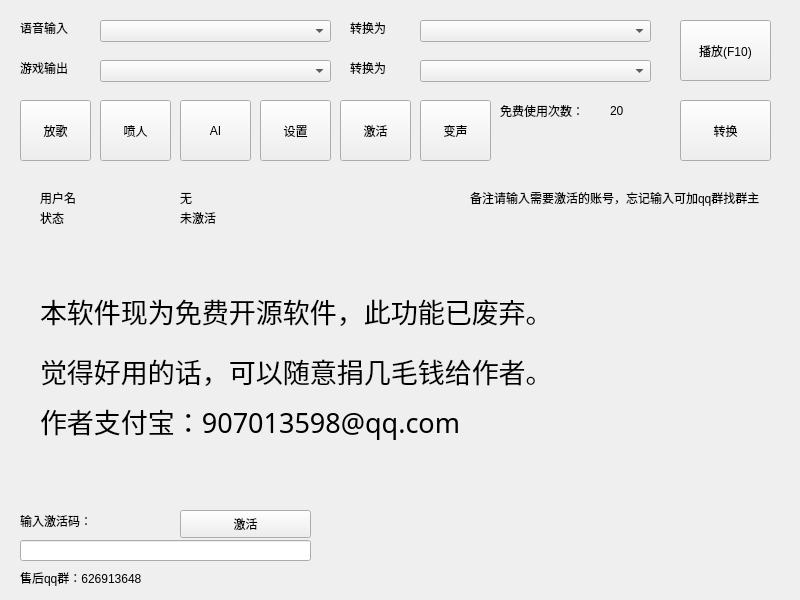
<?xml version="1.0" encoding="UTF-8"?>
<ui version="4.0">
 <class>MainWindow</class>
 <widget class="QMainWindow" name="MainWindow">
  <property name="geometry">
   <rect>
    <x>0</x>
    <y>0</y>
    <width>800</width>
    <height>600</height>
   </rect>
  </property>
  <property name="minimumSize">
   <size>
    <width>800</width>
    <height>600</height>
   </size>
  </property>
  <property name="maximumSize">
   <size>
    <width>800</width>
    <height>600</height>
   </size>
  </property>
  <property name="windowTitle">
   <string>MainWindow</string>
  </property>
  <widget class="QWidget" name="centralWidget">
   <widget class="QLabel" name="label">
    <property name="geometry">
     <rect>
      <x>20</x>
      <y>20</y>
      <width>72</width>
      <height>15</height>
     </rect>
    </property>
    <property name="text">
     <string>语音输入</string>
    </property>
   </widget>
   <widget class="QLabel" name="label_2">
    <property name="geometry">
     <rect>
      <x>350</x>
      <y>20</y>
      <width>61</width>
      <height>16</height>
     </rect>
    </property>
    <property name="text">
     <string>转换为</string>
    </property>
   </widget>
   <widget class="QLabel" name="label_3">
    <property name="geometry">
     <rect>
      <x>20</x>
      <y>60</y>
      <width>72</width>
      <height>15</height>
     </rect>
    </property>
    <property name="text">
     <string>游戏输出</string>
    </property>
   </widget>
   <widget class="QLabel" name="label_4">
    <property name="geometry">
     <rect>
      <x>350</x>
      <y>60</y>
      <width>81</width>
      <height>16</height>
     </rect>
    </property>
    <property name="text">
     <string>转换为</string>
    </property>
   </widget>
   <widget class="QComboBox" name="comboBox1">
    <property name="geometry">
     <rect>
      <x>100</x>
      <y>20</y>
      <width>231</width>
      <height>22</height>
     </rect>
    </property>
   </widget>
   <widget class="QComboBox" name="comboBox2">
    <property name="geometry">
     <rect>
      <x>420</x>
      <y>20</y>
      <width>231</width>
      <height>22</height>
     </rect>
    </property>
   </widget>
   <widget class="QComboBox" name="comboBox3">
    <property name="geometry">
     <rect>
      <x>100</x>
      <y>60</y>
      <width>231</width>
      <height>22</height>
     </rect>
    </property>
   </widget>
   <widget class="QComboBox" name="comboBox4">
    <property name="geometry">
     <rect>
      <x>420</x>
      <y>60</y>
      <width>231</width>
      <height>22</height>
     </rect>
    </property>
   </widget>
   <widget class="QPushButton" name="btn_play">
    <property name="geometry">
     <rect>
      <x>680</x>
      <y>20</y>
      <width>91</width>
      <height>61</height>
     </rect>
    </property>
    <property name="text">
     <string>播放(F10)</string>
    </property>
   </widget>
   <widget class="QLabel" name="label_left">
    <property name="geometry">
     <rect>
      <x>500</x>
      <y>100</y>
      <width>101</width>
      <height>21</height>
     </rect>
    </property>
    <property name="text">
     <string>免费使用次数：</string>
    </property>
   </widget>
   <widget class="QPushButton" name="btn_play2">
    <property name="geometry">
     <rect>
      <x>680</x>
      <y>100</y>
      <width>91</width>
      <height>61</height>
     </rect>
    </property>
    <property name="text">
     <string>转换</string>
    </property>
   </widget>
   <widget class="QLabel" name="label_left_times">
    <property name="geometry">
     <rect>
      <x>610</x>
      <y>100</y>
      <width>41</width>
      <height>21</height>
     </rect>
    </property>
    <property name="text">
     <string>20</string>
    </property>
   </widget>
   <widget class="QStackedWidget" name="stackedWidget">
    <property name="geometry">
     <rect>
      <x>10</x>
      <y>170</y>
      <width>781</width>
      <height>421</height>
     </rect>
    </property>
    <property name="currentIndex">
     <number>4</number>
    </property>
    <widget class="QWidget" name="page1">
     <widget class="QPushButton" name="btn_chooseMusic2">
      <property name="geometry">
       <rect>
        <x>670</x>
        <y>40</y>
        <width>91</width>
        <height>28</height>
       </rect>
      </property>
      <property name="text">
       <string>选择音乐</string>
      </property>
     </widget>
     <widget class="QLabel" name="label_7">
      <property name="geometry">
       <rect>
        <x>10</x>
        <y>40</y>
        <width>131</width>
        <height>16</height>
       </rect>
      </property>
      <property name="text">
       <string>当前背景音乐：</string>
      </property>
     </widget>
     <widget class="QLabel" name="labelMusicPath2">
      <property name="geometry">
       <rect>
        <x>120</x>
        <y>40</y>
        <width>491</width>
        <height>16</height>
       </rect>
      </property>
      <property name="text">
       <string>C:/documents/test.mp3</string>
      </property>
     </widget>
     <widget class="QLabel" name="label_16">
      <property name="geometry">
       <rect>
        <x>10</x>
        <y>80</y>
        <width>101</width>
        <height>16</height>
       </rect>
      </property>
      <property name="text">
       <string>音量（0-1）</string>
      </property>
     </widget>
     <widget class="QLineEdit" name="le_music_volumn">
      <property name="geometry">
       <rect>
        <x>120</x>
        <y>80</y>
        <width>113</width>
        <height>20</height>
       </rect>
      </property>
     </widget>
     <widget class="QPushButton" name="btn_setMusic">
      <property name="geometry">
       <rect>
        <x>670</x>
        <y>370</y>
        <width>91</width>
        <height>28</height>
       </rect>
      </property>
      <property name="text">
       <string>设置音乐</string>
      </property>
     </widget>
     <widget class="QLabel" name="labelMusicVolum">
      <property name="geometry">
       <rect>
        <x>250</x>
        <y>80</y>
        <width>101</width>
        <height>16</height>
       </rect>
      </property>
      <property name="text">
       <string>当前：1</string>
      </property>
     </widget>
    </widget>
    <widget class="QWidget" name="page2">
     <widget class="QLabel" name="label_5">
      <property name="geometry">
       <rect>
        <x>10</x>
        <y>20</y>
        <width>72</width>
        <height>15</height>
       </rect>
      </property>
      <property name="text">
       <string>发泄对象</string>
      </property>
     </widget>
     <widget class="QLineEdit" name="le_target">
      <property name="geometry">
       <rect>
        <x>80</x>
        <y>20</y>
        <width>113</width>
        <height>21</height>
       </rect>
      </property>
     </widget>
     <widget class="QLabel" name="label_8">
      <property name="geometry">
       <rect>
        <x>210</x>
        <y>20</y>
        <width>72</width>
        <height>15</height>
       </rect>
      </property>
      <property name="text">
       <string>声音来源</string>
      </property>
     </widget>
     <widget class="QComboBox" name="cb_voice">
      <property name="geometry">
       <rect>
        <x>280</x>
        <y>20</y>
        <width>111</width>
        <height>22</height>
       </rect>
      </property>
     </widget>
     <widget class="QPushButton" name="btn_template1">
      <property name="geometry">
       <rect>
        <x>10</x>
        <y>50</y>
        <width>93</width>
        <height>28</height>
       </rect>
      </property>
      <property name="text">
       <string>模板一</string>
      </property>
     </widget>
     <widget class="QPushButton" name="btn_template2">
      <property name="geometry">
       <rect>
        <x>110</x>
        <y>50</y>
        <width>93</width>
        <height>28</height>
       </rect>
      </property>
      <property name="text">
       <string>模板二</string>
      </property>
     </widget>
     <widget class="QPushButton" name="btn_template3">
      <property name="geometry">
       <rect>
        <x>210</x>
        <y>50</y>
        <width>93</width>
        <height>28</height>
       </rect>
      </property>
      <property name="text">
       <string>模板三</string>
      </property>
     </widget>
     <widget class="QPushButton" name="btn_template4">
      <property name="geometry">
       <rect>
        <x>310</x>
        <y>50</y>
        <width>93</width>
        <height>28</height>
       </rect>
      </property>
      <property name="text">
       <string>模板四</string>
      </property>
     </widget>
     <widget class="QPushButton" name="btn_template5">
      <property name="geometry">
       <rect>
        <x>410</x>
        <y>50</y>
        <width>93</width>
        <height>28</height>
       </rect>
      </property>
      <property name="text">
       <string>模板五</string>
      </property>
     </widget>
     <widget class="QPushButton" name="btn_template6">
      <property name="geometry">
       <rect>
        <x>510</x>
        <y>50</y>
        <width>93</width>
        <height>28</height>
       </rect>
      </property>
      <property name="text">
       <string>模板六</string>
      </property>
     </widget>
     <widget class="QPushButton" name="btn_setTemplate">
      <property name="geometry">
       <rect>
        <x>660</x>
        <y>50</y>
        <width>93</width>
        <height>28</height>
       </rect>
      </property>
      <property name="text">
       <string>设置模板</string>
      </property>
     </widget>
     <widget class="QTextEdit" name="te_content">
      <property name="geometry">
       <rect>
        <x>10</x>
        <y>90</y>
        <width>751</width>
        <height>201</height>
       </rect>
      </property>
     </widget>
     <widget class="QLabel" name="label_6">
      <property name="geometry">
       <rect>
        <x>10</x>
        <y>300</y>
        <width>131</width>
        <height>16</height>
       </rect>
      </property>
      <property name="text">
       <string>当前背景音乐：</string>
      </property>
     </widget>
     <widget class="QLabel" name="labelMusicPath">
      <property name="geometry">
       <rect>
        <x>120</x>
        <y>300</y>
        <width>491</width>
        <height>16</height>
       </rect>
      </property>
      <property name="text">
       <string>C:/documents/test.mp3</string>
      </property>
     </widget>
     <widget class="QCheckBox" name="cb_circulate">
      <property name="geometry">
       <rect>
        <x>10</x>
        <y>340</y>
        <width>91</width>
        <height>19</height>
       </rect>
      </property>
      <property name="text">
       <string>循环播放</string>
      </property>
     </widget>
     <widget class="QCheckBox" name="cb_background">
      <property name="geometry">
       <rect>
        <x>120</x>
        <y>340</y>
        <width>91</width>
        <height>19</height>
       </rect>
      </property>
      <property name="text">
       <string>背景音乐</string>
      </property>
     </widget>
     <widget class="QPushButton" name="btn_saveRecord">
      <property name="geometry">
       <rect>
        <x>10</x>
        <y>380</y>
        <width>131</width>
        <height>28</height>
       </rect>
      </property>
      <property name="text">
       <string>储存录音</string>
      </property>
     </widget>
     <widget class="QPushButton" name="btn_chooseMusic">
      <property name="geometry">
       <rect>
        <x>150</x>
        <y>380</y>
        <width>131</width>
        <height>28</height>
       </rect>
      </property>
      <property name="text">
       <string>选择背景音乐</string>
      </property>
     </widget>
     <widget class="QPushButton" name="btn_defaultMusic">
      <property name="geometry">
       <rect>
        <x>290</x>
        <y>380</y>
        <width>131</width>
        <height>28</height>
       </rect>
      </property>
      <property name="text">
       <string>使用默认背景音乐</string>
      </property>
     </widget>
    </widget>
    <widget class="QWidget" name="page3">
     <widget class="QPushButton" name="pushButton">
      <property name="geometry">
       <rect>
        <x>670</x>
        <y>340</y>
        <width>91</width>
        <height>71</height>
       </rect>
      </property>
      <property name="text">
       <string>采集(F11)</string>
      </property>
     </widget>
     <widget class="QTextEdit" name="textEdit">
      <property name="geometry">
       <rect>
        <x>10</x>
        <y>220</y>
        <width>611</width>
        <height>191</height>
       </rect>
      </property>
     </widget>
     <widget class="QComboBox" name="cb_voice_2">
      <property name="geometry">
       <rect>
        <x>90</x>
        <y>20</y>
        <width>111</width>
        <height>22</height>
       </rect>
      </property>
     </widget>
     <widget class="QLabel" name="label_15">
      <property name="geometry">
       <rect>
        <x>10</x>
        <y>20</y>
        <width>72</width>
        <height>15</height>
       </rect>
      </property>
      <property name="text">
       <string>声音来源</string>
      </property>
     </widget>
    </widget>
    <widget class="QWidget" name="page4">
     <widget class="QLabel" name="label_12">
      <property name="geometry">
       <rect>
        <x>20</x>
        <y>20</y>
        <width>131</width>
        <height>16</height>
       </rect>
      </property>
      <property name="text">
       <string>语速（0-15整数）</string>
      </property>
     </widget>
     <widget class="QLabel" name="label_13">
      <property name="geometry">
       <rect>
        <x>20</x>
        <y>50</y>
        <width>131</width>
        <height>16</height>
       </rect>
      </property>
      <property name="text">
       <string>语调（0-15整数）</string>
      </property>
     </widget>
     <widget class="QLabel" name="label_14">
      <property name="geometry">
       <rect>
        <x>20</x>
        <y>80</y>
        <width>131</width>
        <height>16</height>
       </rect>
      </property>
      <property name="text">
       <string>音量（0-15整数）</string>
      </property>
     </widget>
     <widget class="QLineEdit" name="le_set_voice_speed">
      <property name="geometry">
       <rect>
        <x>170</x>
        <y>20</y>
        <width>113</width>
        <height>21</height>
       </rect>
      </property>
     </widget>
     <widget class="QLineEdit" name="le_set_voice_tune">
      <property name="geometry">
       <rect>
        <x>170</x>
        <y>50</y>
        <width>113</width>
        <height>21</height>
       </rect>
      </property>
     </widget>
     <widget class="QLineEdit" name="le_set_voice_volume">
      <property name="geometry">
       <rect>
        <x>170</x>
        <y>80</y>
        <width>113</width>
        <height>21</height>
       </rect>
      </property>
     </widget>
     <widget class="QPushButton" name="settingChange">
      <property name="geometry">
       <rect>
        <x>580</x>
        <y>320</y>
        <width>91</width>
        <height>81</height>
       </rect>
      </property>
      <property name="text">
       <string>设置</string>
      </property>
     </widget>
     <widget class="QPushButton" name="settingDefault">
      <property name="geometry">
       <rect>
        <x>680</x>
        <y>320</y>
        <width>91</width>
        <height>81</height>
       </rect>
      </property>
      <property name="text">
       <string>恢复默认</string>
      </property>
     </widget>
     <widget class="QLabel" name="labelSpeed">
      <property name="geometry">
       <rect>
        <x>300</x>
        <y>20</y>
        <width>131</width>
        <height>16</height>
       </rect>
      </property>
      <property name="text">
       <string>当前</string>
      </property>
     </widget>
     <widget class="QLabel" name="labelTune">
      <property name="geometry">
       <rect>
        <x>300</x>
        <y>50</y>
        <width>131</width>
        <height>16</height>
       </rect>
      </property>
      <property name="text">
       <string>当前</string>
      </property>
     </widget>
     <widget class="QLabel" name="labelVolume">
      <property name="geometry">
       <rect>
        <x>300</x>
        <y>80</y>
        <width>131</width>
        <height>16</height>
       </rect>
      </property>
      <property name="text">
       <string>当前</string>
      </property>
     </widget>
    </widget>
    <widget class="QWidget" name="page5">
     <widget class="QPushButton" name="btn_vip">
      <property name="geometry">
       <rect>
        <x>170</x>
        <y>340</y>
        <width>131</width>
        <height>28</height>
       </rect>
      </property>
      <property name="text">
       <string>激活</string>
      </property>
     </widget>
     <widget class="QLineEdit" name="le_activate">
      <property name="geometry">
       <rect>
        <x>10</x>
        <y>370</y>
        <width>291</width>
        <height>21</height>
       </rect>
      </property>
     </widget>
     <widget class="QLabel" name="label_9">
      <property name="geometry">
       <rect>
        <x>10</x>
        <y>340</y>
        <width>121</width>
        <height>21</height>
       </rect>
      </property>
      <property name="text">
       <string>输入激活码：</string>
      </property>
     </widget>
     <widget class="QLabel" name="label_11">
      <property name="geometry">
       <rect>
        <x>30</x>
        <y>40</y>
        <width>72</width>
        <height>15</height>
       </rect>
      </property>
      <property name="text">
       <string>状态</string>
      </property>
     </widget>
     <widget class="QLabel" name="label_activate_status">
      <property name="geometry">
       <rect>
        <x>170</x>
        <y>40</y>
        <width>72</width>
        <height>15</height>
       </rect>
      </property>
      <property name="text">
       <string>未激活</string>
      </property>
     </widget>
     <widget class="QLabel" name="label_10">
      <property name="geometry">
       <rect>
        <x>30</x>
        <y>20</y>
        <width>72</width>
        <height>15</height>
       </rect>
      </property>
      <property name="text">
       <string>用户名</string>
      </property>
     </widget>
     <widget class="QLabel" name="label_username">
      <property name="geometry">
       <rect>
        <x>170</x>
        <y>20</y>
        <width>72</width>
        <height>15</height>
       </rect>
      </property>
      <property name="text">
       <string>无</string>
      </property>
     </widget>
     <widget class="QLabel" name="label_19">
      <property name="geometry">
       <rect>
        <x>10</x>
        <y>400</y>
        <width>381</width>
        <height>16</height>
       </rect>
      </property>
      <property name="text">
       <string>售后qq群：626913648</string>
      </property>
     </widget>
     <widget class="QLabel" name="label_20">
      <property name="geometry">
       <rect>
        <x>460</x>
        <y>20</y>
        <width>301</width>
        <height>16</height>
       </rect>
      </property>
      <property name="text">
       <string>备注请输入需要激活的账号，忘记输入可加qq群找群主</string>
      </property>
     </widget>
     <widget class="QLabel" name="label_21">
      <property name="geometry">
       <rect>
        <x>30</x>
        <y>90</y>
        <width>731</width>
        <height>101</height>
       </rect>
      </property>
      <property name="font">
       <font>
        <family>楷体</family>
        <pointsize>20</pointsize>
       </font>
      </property>
      <property name="text">
       <string>本软件现为免费开源软件，此功能已废弃。</string>
      </property>
     </widget>
     <widget class="QLabel" name="label_22">
      <property name="geometry">
       <rect>
        <x>30</x>
        <y>220</y>
        <width>721</width>
        <height>61</height>
       </rect>
      </property>
      <property name="font">
       <font>
        <family>楷体</family>
        <pointsize>20</pointsize>
       </font>
      </property>
      <property name="text">
       <string>作者支付宝：907013598@qq.com</string>
      </property>
     </widget>
     <widget class="QLabel" name="label_23">
      <property name="geometry">
       <rect>
        <x>30</x>
        <y>180</y>
        <width>521</width>
        <height>41</height>
       </rect>
      </property>
      <property name="font">
       <font>
        <family>楷体</family>
        <pointsize>20</pointsize>
       </font>
      </property>
      <property name="text">
       <string>觉得好用的话，可以随意捐几毛钱给作者。</string>
      </property>
     </widget>
    </widget>
    <widget class="QWidget" name="page6">
     <widget class="QPushButton" name="btn_b2g">
      <property name="geometry">
       <rect>
        <x>690</x>
        <y>30</y>
        <width>75</width>
        <height>23</height>
       </rect>
      </property>
      <property name="text">
       <string>男变女</string>
      </property>
     </widget>
     <widget class="QPushButton" name="btn_g2b">
      <property name="geometry">
       <rect>
        <x>690</x>
        <y>60</y>
        <width>75</width>
        <height>23</height>
       </rect>
      </property>
      <property name="text">
       <string>女变男</string>
      </property>
     </widget>
     <widget class="QPushButton" name="btn_confirm_change_voice">
      <property name="geometry">
       <rect>
        <x>690</x>
        <y>380</y>
        <width>75</width>
        <height>23</height>
       </rect>
      </property>
      <property name="text">
       <string>确认</string>
      </property>
     </widget>
     <widget class="QLabel" name="label_17">
      <property name="geometry">
       <rect>
        <x>20</x>
        <y>20</y>
        <width>54</width>
        <height>12</height>
       </rect>
      </property>
      <property name="text">
       <string>当前：</string>
      </property>
     </widget>
     <widget class="QLabel" name="label_cv">
      <property name="geometry">
       <rect>
        <x>80</x>
        <y>20</y>
        <width>54</width>
        <height>12</height>
       </rect>
      </property>
      <property name="text">
       <string>默认</string>
      </property>
     </widget>
     <widget class="QPushButton" name="btn_cv_default">
      <property name="geometry">
       <rect>
        <x>690</x>
        <y>90</y>
        <width>75</width>
        <height>23</height>
       </rect>
      </property>
      <property name="text">
       <string>默认</string>
      </property>
     </widget>
     <widget class="QLabel" name="label_18">
      <property name="geometry">
       <rect>
        <x>20</x>
        <y>50</y>
        <width>54</width>
        <height>12</height>
       </rect>
      </property>
      <property name="text">
       <string>音调：</string>
      </property>
     </widget>
     <widget class="QLineEdit" name="cv_le">
      <property name="geometry">
       <rect>
        <x>80</x>
        <y>40</y>
        <width>101</width>
        <height>31</height>
       </rect>
      </property>
     </widget>
     <widget class="QLabel" name="label_pitch">
      <property name="geometry">
       <rect>
        <x>200</x>
        <y>50</y>
        <width>54</width>
        <height>12</height>
       </rect>
      </property>
      <property name="text">
       <string>1</string>
      </property>
     </widget>
    </widget>
   </widget>
   <widget class="QPushButton" name="topBtn1">
    <property name="geometry">
     <rect>
      <x>20</x>
      <y>100</y>
      <width>71</width>
      <height>61</height>
     </rect>
    </property>
    <property name="text">
     <string>放歌</string>
    </property>
   </widget>
   <widget class="QPushButton" name="topBtn2">
    <property name="geometry">
     <rect>
      <x>100</x>
      <y>100</y>
      <width>71</width>
      <height>61</height>
     </rect>
    </property>
    <property name="text">
     <string>喷人</string>
    </property>
   </widget>
   <widget class="QPushButton" name="topBtn3">
    <property name="geometry">
     <rect>
      <x>180</x>
      <y>100</y>
      <width>71</width>
      <height>61</height>
     </rect>
    </property>
    <property name="text">
     <string>AI</string>
    </property>
   </widget>
   <widget class="QPushButton" name="topBtn4">
    <property name="geometry">
     <rect>
      <x>260</x>
      <y>100</y>
      <width>71</width>
      <height>61</height>
     </rect>
    </property>
    <property name="text">
     <string>设置</string>
    </property>
   </widget>
   <widget class="QPushButton" name="topBtn5">
    <property name="geometry">
     <rect>
      <x>340</x>
      <y>100</y>
      <width>71</width>
      <height>61</height>
     </rect>
    </property>
    <property name="text">
     <string>激活</string>
    </property>
   </widget>
   <widget class="QPushButton" name="topBtn6">
    <property name="geometry">
     <rect>
      <x>420</x>
      <y>100</y>
      <width>71</width>
      <height>61</height>
     </rect>
    </property>
    <property name="text">
     <string>变声</string>
    </property>
   </widget>
  </widget>
 </widget>
 <layoutdefault spacing="6" margin="11"/>
 <resources/>
 <connections/>
</ui>
